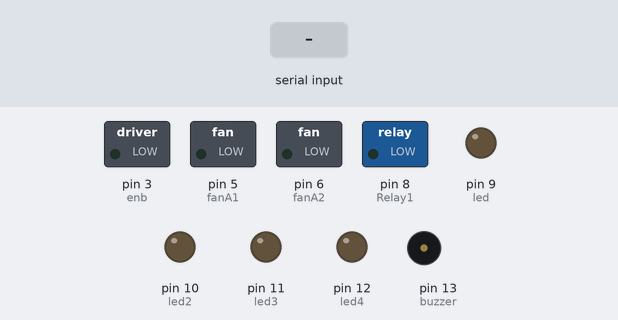
A sketch run on a simulated Arduino Uno, built with avr-gcc and run on an emulated ATmega328P. Shown: switched loads named in the sketch (green lamp = pin HIGH), output pins drawn as LEDs (lit = HIGH), buzzer (waves = sounding, pin HIGH). Inputs (shaded band) come from the test bench.

Above: at 1.2 s.
1.3 s: "0" received over Serial
At 1.9 s:
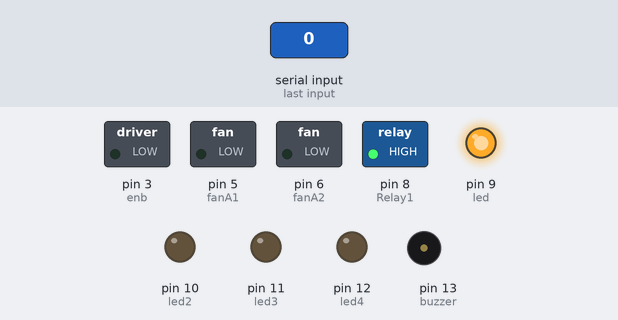
2.8 s: "1" received over Serial
At 4.0 s:
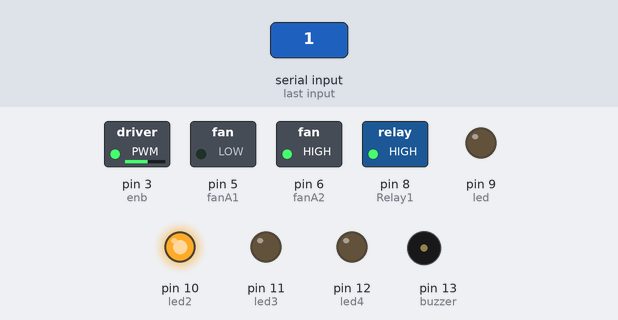
4.3 s: "2" received over Serial
At 5.4 s:
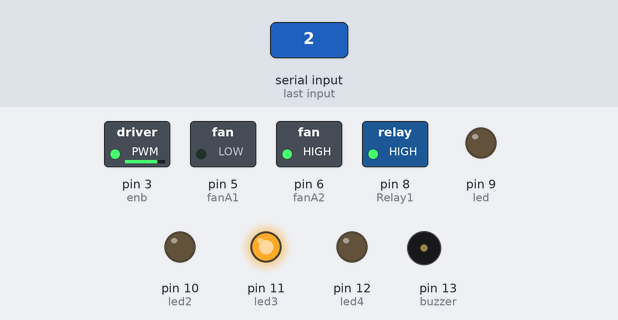
5.8 s: "3" received over Serial
At 6.5 s:
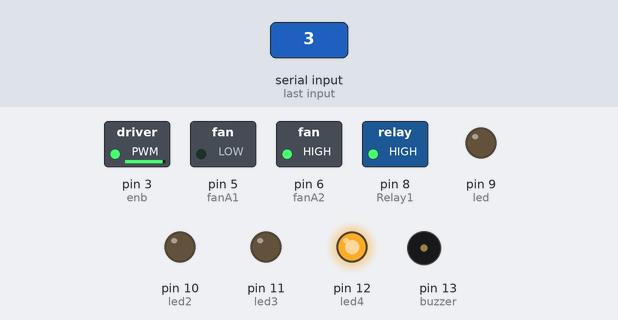
7.3 s: "4" received over Serial
At 7.7 s:
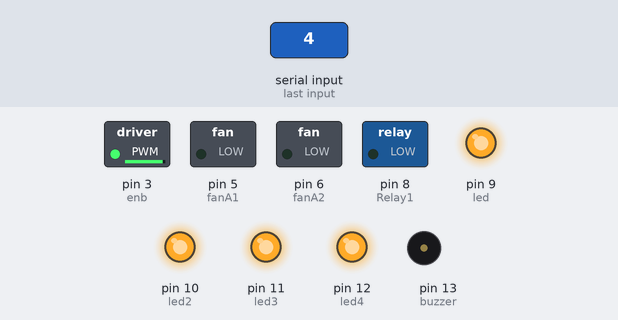
8.9 s: "0" received over Serial
At 10.1 s:
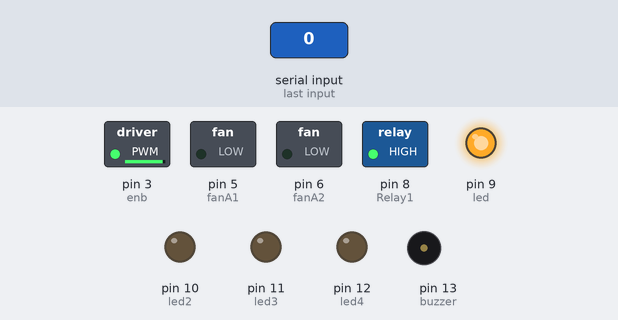
Timing chart, 0 to 11.4 s (numbered marks = the images above; inputs shaded):
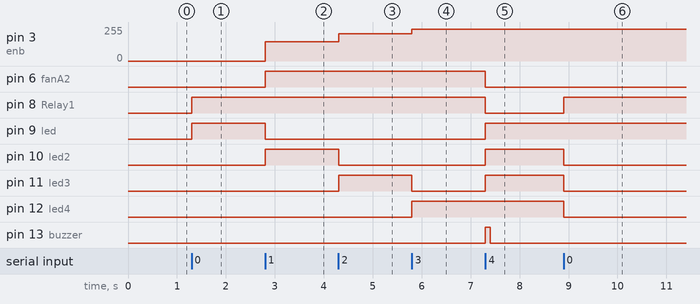

The sketch:

projects.ino
```cpp
const int fanA1  = 5;  // L298N'in IN1 Girişi
const int fanA2  = 6; // L298N'in IN2 Girişi
int enb = 3;
int Relay1 = 8 ;
int buzzer = 13;
int led = 9 ;
int led2 = 10 ;
int led3 = 11 ;
int led4 = 12 ;

int state;  //Bluetooth verisi için değişken
int vSpeed = 900; // Maximum  Alınacak  Hız Değeri
int i=0; // Döngü için atanan bir değer


void setup() {
  //ÇIKIŞ  VE GİRİŞ PİNLERİNİ BELİRLEDİK
  pinMode(fanA1, OUTPUT);
  pinMode(fanA1, OUTPUT);
  pinMode(enb, OUTPUT);
  pinMode(Relay1, OUTPUT);
  pinMode(led, OUTPUT);
  pinMode(led2, OUTPUT);
  pinMode(led3, OUTPUT);
  pinMode(led4, OUTPUT);
  pinMode(buzzer, OUTPUT);
  Serial.begin(9600);


}

void loop() {

  if (digitalRead(state)== LOW) {state='S';} //Bağlantımız koptuğunda devre Pasif duruma düşüp devremizi kapatması için komut verdik .

  if(Serial.available() > 0){
      state = Serial.read();  // Gelen verileri state değişkenine atıyoruz .
  }

  // UYGULAMADAN AYARLANABİLEN 4 KADEMELİ  HIZ SEVİYESİNİ GİRİYORUZ:

  // 0 verisi aldığımızda Tüm sistemler Devre Dışı Sadece Kırmızı Led İle devrenin kapalı olduğunu anlıyoruz .
  if (state == '0'){
    analogWrite(fanA1,0);
    analogWrite(fanA2,0);
    digitalWrite(Relay1 ,HIGH);
    digitalWrite(led ,HIGH);
    digitalWrite(led2 ,LOW);
    digitalWrite(led3 ,LOW);
    digitalWrite(led4 ,LOW);
    digitalWrite(buzzer ,LOW);


  }
 // 1 kademesinde ise fanımızı 1 kademeye ayarladağımız devire göre çalışıyor ve led2'miz devreye giriyor .
  if (state == '1'){
    analogWrite(enb,400);
    digitalWrite(fanA2,HIGH);
    digitalWrite(fanA1,LOW);
    digitalWrite(Relay1 ,HIGH);
    digitalWrite(led ,LOW);
    digitalWrite(led2 ,HIGH);
    digitalWrite(led3 ,LOW);
    digitalWrite(led4 ,LOW);
    digitalWrite(buzzer ,LOW);
  }
   // 2 kademesinde ise fanımızı 2. kademeye ayarladağımız devire göre çalışıyor ve led3'miz devreye giriyor .
  if (state == '2'){
    analogWrite(enb,460);
    digitalWrite(fanA2,HIGH);
   digitalWrite(fanA1,LOW);
    digitalWrite(Relay1 ,HIGH);
    digitalWrite(led ,LOW);
    digitalWrite(led2 ,LOW);
    digitalWrite(led3 ,HIGH);
    digitalWrite(led4 ,LOW);
    digitalWrite(buzzer ,LOW);

  }

   // 3 kademesinde ise fanımızı 3. kademeye ayarladağımız devire göre çalışıyor ve led4'miz devreye giriyor .

 if (state == '3'){
     analogWrite(enb,750);
    digitalWrite(fanA2,HIGH);
    digitalWrite(fanA1,LOW);
    digitalWrite(Relay1 ,HIGH);
    digitalWrite(led ,LOW);
    digitalWrite(led2 ,LOW);
    digitalWrite(led3 ,LOW);
    digitalWrite(led4 ,HIGH);
    digitalWrite(buzzer ,LOW);
  }

  // 4. kademesinde ise fanlarımızın yeterli soğuk havayı vermediğini anlıyoruz ve fanlarımız devre dışı bırakıp , Röle'mizden büyük fanımızı devreye aktif edip TÜM LEDLERİ uyarı olarak aktif ediyoruz .

   if (state == '4'){
    analogWrite(fanA1,0);
    analogWrite(fanA2,0);
    digitalWrite(Relay1 ,LOW);
    digitalWrite(led ,HIGH);
    digitalWrite(led2 ,HIGH);
    digitalWrite(led3 ,HIGH);
    digitalWrite(led4 ,HIGH);
    digitalWrite(buzzer ,HIGH);
    delay(100);


    digitalWrite(buzzer ,LOW);
    delay(1000);
    digitalWrite(buzzer ,LOW);

  }

}
```

Measured:
- after the input at 1.3 s, pin 8 (Relay1), pin 9 (led): LOW → HIGH at once
- after the input at 2.8 s, pin 3 (enb): 0/255 → 144/255 at once; pin 6 (fanA2), pin 10 (led2): LOW → HIGH at once; pin 9 (led): HIGH → LOW at once
- after the input at 4.3 s, pin 3 (enb): 144/255 → 204/255 at once; pin 10 (led2): HIGH → LOW at once; pin 11 (led3): LOW → HIGH at once
- after the input at 5.8 s, pin 3 (enb): 204/255 → 238/255 at once; pin 11 (led3): HIGH → LOW at once; pin 12 (led4): LOW → HIGH at once
- after the input at 7.3 s, pin 6 (fanA2), pin 8 (Relay1): HIGH → LOW at once; pin 9 (led), pin 10 (led2), pin 11 (led3): LOW → HIGH at once; pin 13 (buzzer): LOW → HIGH at once, → LOW 0.10 s later
- after the input at 8.9 s, pin 8 (Relay1): LOW → HIGH at once; pin 10 (led2), pin 11 (led3), pin 12 (led4): HIGH → LOW at once
